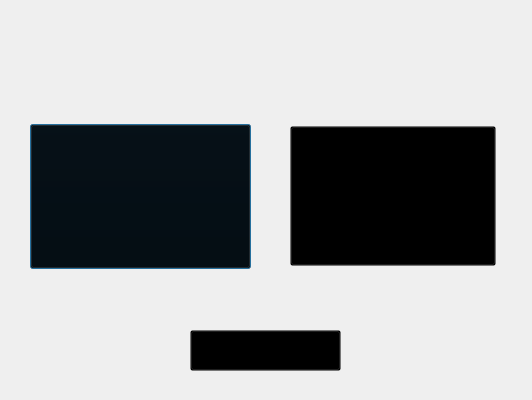
<?xml version="1.0" encoding="UTF-8"?>
<ui version="4.0">
 <class>choose</class>
 <widget class="QDialog" name="choose">
  <property name="geometry">
   <rect>
    <x>0</x>
    <y>0</y>
    <width>532</width>
    <height>400</height>
   </rect>
  </property>
  <property name="windowTitle">
   <string>choose</string>
  </property>
  <property name="styleSheet">
   <string notr="true">background-image: url(:/res/choose/choose.png);</string>
  </property>
  <widget class="QPushButton" name="plants">
   <property name="geometry">
    <rect>
     <x>30</x>
     <y>124</y>
     <width>221</width>
     <height>145</height>
    </rect>
   </property>
   <property name="styleSheet">
    <string notr="true">background:transparent;
background-image: url(:/res/choose/plants_1.png);</string>
   </property>
   <property name="text">
    <string/>
   </property>
   <property name="checkable">
    <bool>false</bool>
   </property>
   <property name="autoExclusive">
    <bool>false</bool>
   </property>
  </widget>
  <widget class="QPushButton" name="enter">
   <property name="geometry">
    <rect>
     <x>190</x>
     <y>330</y>
     <width>151</width>
     <height>41</height>
    </rect>
   </property>
   <property name="styleSheet">
    <string notr="true">background:transparent;
background-image: url(:/res/choose/next.png);</string>
   </property>
   <property name="text">
    <string/>
   </property>
  </widget>
  <widget class="QLabel" name="plants_side">
   <property name="geometry">
    <rect>
     <x>120</x>
     <y>300</y>
     <width>31</width>
     <height>31</height>
    </rect>
   </property>
   <property name="styleSheet">
    <string notr="true">background-image: url(:/res/choose/unchosen.png);
</string>
   </property>
   <property name="text">
    <string/>
   </property>
  </widget>
  <widget class="QLabel" name="zombies_side">
   <property name="geometry">
    <rect>
     <x>380</x>
     <y>300</y>
     <width>31</width>
     <height>31</height>
    </rect>
   </property>
   <property name="styleSheet">
    <string notr="true">background-image: url(:/res/choose/unchosen.png);
</string>
   </property>
   <property name="text">
    <string/>
   </property>
  </widget>
  <widget class="QPushButton" name="zombies">
   <property name="geometry">
    <rect>
     <x>290</x>
     <y>126</y>
     <width>206</width>
     <height>140</height>
    </rect>
   </property>
   <property name="styleSheet">
    <string notr="true">background:transparent;
background-image: url(:/res/choose/zombies_1.png);
</string>
   </property>
   <property name="text">
    <string/>
   </property>
  </widget>
 </widget>
 <resources/>
 <connections/>
</ui>
